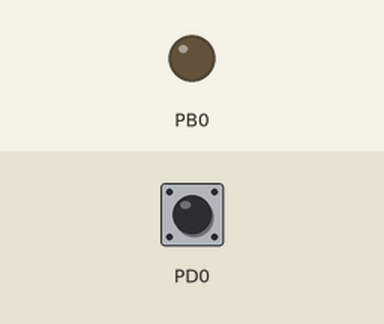
Simulated run of this program. Board: ATmega16, CodeVisionAVR source translated, built with avr-gcc and emulated at 1 MHz. Shown: output pins drawn as LEDs (lit = HIGH). The inputs (shaded band) are chosen by the test bench; at power-on: PD0 HIGH.

Above: at 1.2 s.
1.3 s: PD0 pulled LOW for 0.15 s
At 1.37 s:
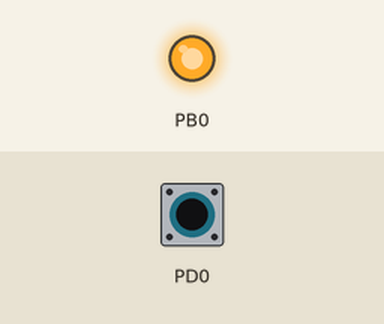
2.9 s: PD0 pulled LOW for 3.2 s
At 7.5 s:
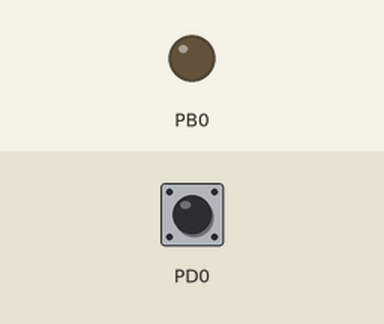
Timing chart, 0 to 9.0 s (numbered marks = the images above; inputs shaded):
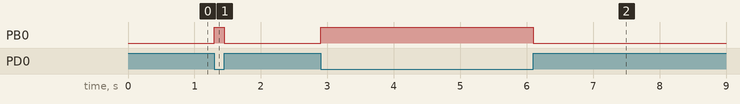

The program:

Az1-2.c
```c
// (licence header left out)
#include <mega16.h>

// Declare your global variables here

void main(void)
{
// Declare your local variables here

// Input/Output Ports initialization
// Port A initialization
// Function: Bit7=In Bit6=In Bit5=In Bit4=In Bit3=In Bit2=In Bit1=In Bit0=In
DDRA=(0<<DDA7) | (0<<DDA6) | (0<<DDA5) | (0<<DDA4) | (0<<DDA3) | (0<<DDA2) | (0<<DDA1) | (0<<DDA0);
// State: Bit7=T Bit6=T Bit5=T Bit4=T Bit3=T Bit2=T Bit1=T Bit0=T
PORTA=(0<<PORTA7) | (0<<PORTA6) | (0<<PORTA5) | (0<<PORTA4) | (0<<PORTA3) | (0<<PORTA2) | (0<<PORTA1) | (0<<PORTA0);

// Port B initialization
// Function: Bit7=In Bit6=In Bit5=In Bit4=In Bit3=In Bit2=In Bit1=Out Bit0=In
DDRB=0x01;
// State: Bit7=T Bit6=T Bit5=T Bit4=T Bit3=T Bit2=T Bit1=T Bit0=T
PORTB=(0<<PORTB7) | (0<<PORTB6) | (0<<PORTB5) | (0<<PORTB4) | (0<<PORTB3) | (0<<PORTB2) | (0<<PORTB1) | (0<<PORTB0);

// Port C initialization
// Function: Bit7=In Bit6=In Bit5=In Bit4=In Bit3=In Bit2=In Bit1=In Bit0=In
DDRC=(0<<DDC7) | (0<<DDC6) | (0<<DDC5) | (0<<DDC4) | (0<<DDC3) | (0<<DDC2) | (0<<DDC1) | (0<<DDC0);
// State: Bit7=T Bit6=T Bit5=T Bit4=T Bit3=T Bit2=T Bit1=T Bit0=T
PORTC=(0<<PORTC7) | (0<<PORTC6) | (0<<PORTC5) | (0<<PORTC4) | (0<<PORTC3) | (0<<PORTC2) | (0<<PORTC1) | (0<<PORTC0);

// Port D initialization
// Function: Bit7=In Bit6=In Bit5=In Bit4=In Bit3=In Bit2=In Bit1=In Bit0=In
DDRD=0x00;
// State: Bit7=T Bit6=T Bit5=T Bit4=T Bit3=T Bit2=T Bit1=T Bit0=T
PORTD=0x01;

while (1)
      {
        if(PIND.0==0)
            PORTB.0=1;
        else
            PORTB.0=0;
      }
}
```

Measured:
- after the input at 1.3 s, PB0: LOW → HIGH at once, → LOW 0.15 s later
- after the input at 2.9 s, PB0: LOW → HIGH at once, → LOW 3.2 s later
